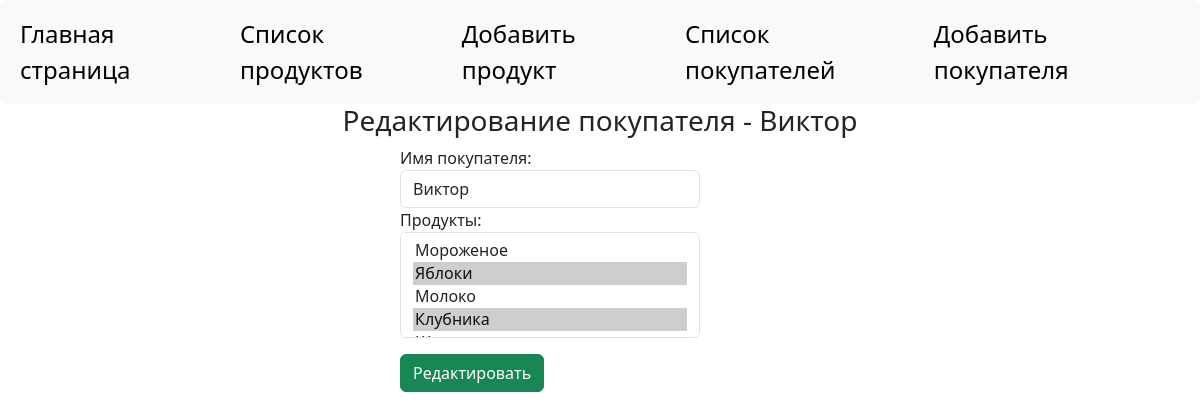
The app's page /buyer/1/update_buyer, older data.
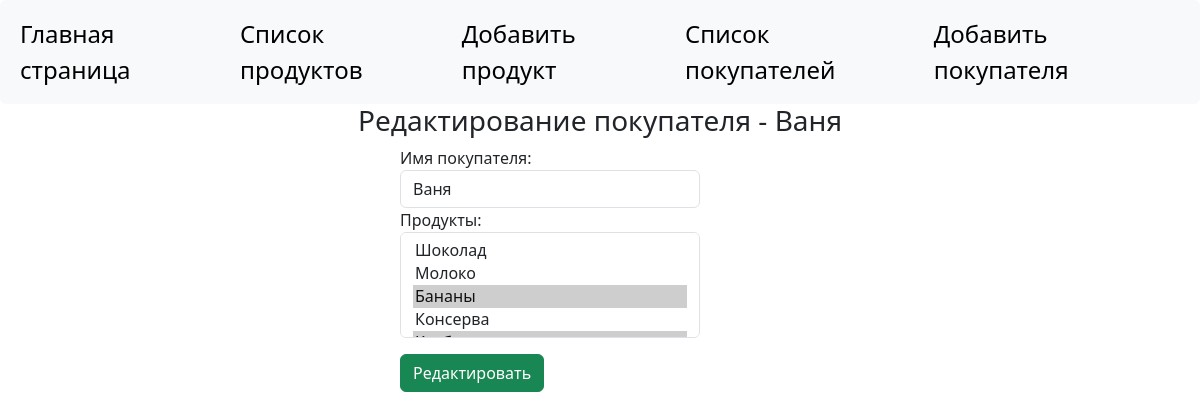
The same page, newer data.
### modelsapp/models.py (models this page shows, shortened)
class Buyer(models.Model):
    name = models.CharField(max_length=50, verbose_name="Имя покупателя")
    products = models.ManyToManyField(Product, verbose_name="Продукты")
    class Meta:
        verbose_name = 'Покупатели'
        verbose_name_plural = "Покупатели"

class Product(models.Model):
    name = models.CharField(max_length=100, verbose_name="Название продукта", unique=True)
    expiration_date = models.DateField(verbose_name="Срок годности", null=True, blank=True)
    provider = models.ForeignKey(Provider, on_delete=models.SET_NULL, null=True, verbose_name="Поставщик")
    price = models.DecimalField(max_digits=100, decimal_places=2, verbose_name="Цена")
    def __str__(self):
        return self.name
    class Meta:
        verbose_name = "Продукты"
        verbose_name_plural = "Продукты"

### modelsapp/views.py (the view)
# urls.py: path('buyer/<int:buyer_pk>/update_buyer', UpdateBuyerView.as_view(), name="update_buyer"),
class UpdateBuyerView(UpdateView):
    model = Buyer
    form_class = AddBuyerForm
    template_name = 'modelsapp/add_buyer.html'
    success_url = reverse_lazy('modelsapp:list_buyers')
    def get_context_data(self, **kwargs):
        context = super().get_context_data(**kwargs)
        buyer = get_object_or_404(Buyer, pk=self.kwargs['buyer_pk'])
        c_def = {'title': f'Редактирование покупателя - {buyer.name}',
                 'button_name': 'Редактировать'}
        context.update(c_def)
        return context
    def get_object(self, queryset=None):
        slug = self.kwargs.get('buyer_pk')
        buyer = get_object_or_404(Buyer, pk=slug)
        return buyer

### modelsapp/forms.py (shortened to what this page needs)
class AddBuyerForm(forms.ModelForm):
    def __init__(self, *args, **kwargs):
        super().__init__(*args, **kwargs)
        for field in self.fields:
            self.fields[field].widget.attrs.update({'class': 'form-control',
                                                    'style': 'width: 300px;'})
    class Meta:
        model = Buyer
        fields = '__all__'

### modelsapp/templatetags/bd_tags.py (called while the page is built)
@register.simple_tag()
def get_menu():
    menu = [{'title': 'Главная страница', 'url_name': 'modelsapp:home'},
            {'title': 'Список продуктов', 'url_name': 'modelsapp:list_products'},
            {'title': 'Добавить продукт', 'url_name': 'modelsapp:add_product'},
            {'title': 'Список покупателей', 'url_name': 'modelsapp:list_buyers'},
            {'title': 'Добавить покупателя', 'url_name': 'modelsapp:add_buyer'},
            ]
    return menu

### modelsapp/templates/modelsapp/add_buyer.html (shortened to what this page needs)
{% extends 'modelsapp/base.html' %}
{% block content %}
<h3 style="text-align: center;">{{title}}</h3>
<div style="width:400px; margin: auto; height: 400px;">
	<form method="post">
		{{ form }}
		<input type="submit" value="{{ button_name }}" class="btn btn-success mt-3">
	</form>
</div>
{% endblock %}

Row changes from the older to the newer data that the page shows:
changed Buyer: name "Виктор" → "Ваня"
Text that changed along with them:
{{ title }}: "Редактирование покупателя - Виктор" → "Редактирование покупателя - Ваня"
form field products: "Мороженое / Яблоки ☑ / Молоко / Клубника ☑" → "Шоколад / Молоко / Бананы ☑ / Консерва"
